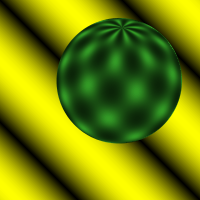
%> input picture Assignment_3/sphere1.ppm, 200 x 200 px
$ octave --eval "result = compute_gradient(imread('sphere1.ppm'));"   (GNU Octave 9; MATLAB toolbox functions it lacks are replaced by stand-ins)
%> lines starting %> are read from the running program, lines starting %| are printed output that depends on the picture
function [Gx, Gy, im_magnitude,im_direction] = compute_gradient(image)
    % grayimage = rgb2gray(image);
    % grayimage = double(grayimage);
    grayimage = double(image);
    kernelx = double([1 0 -1;2 0 -2;1 0 -1]);
    kernely = kernelx.';
    [m,n] = size(grayimage);
%> m = 200; n = 600
    Gx = zeros(m-2, n-2);
    Gy = zeros(m-2, n-2);
    for i = 1:m-2
        for j = 1:n-2
            Gx(i,j) = sum(kernelx.*grayimage(i:i+2,j:j+2), 'all');
            Gy(i,j) = sum(kernely.*grayimage(i:i+2,j:j+2), 'all');
        end
    end
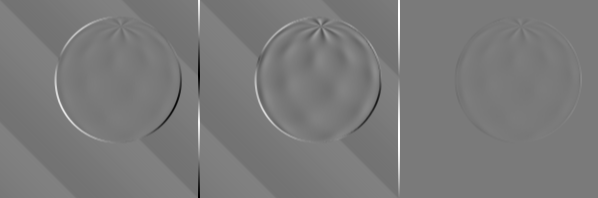
%> Gx: size 198x598 double; min -932, max 1016, mean 2.2; drawn with min black and max white
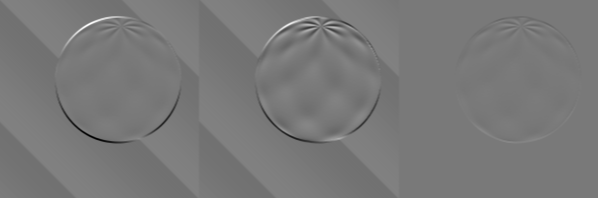
%> Gy: size 198x598 double; min -821, max 907, mean 0; drawn with min black and max white

    im_magnitude = sqrt(Gx.^2 + Gy.^2);
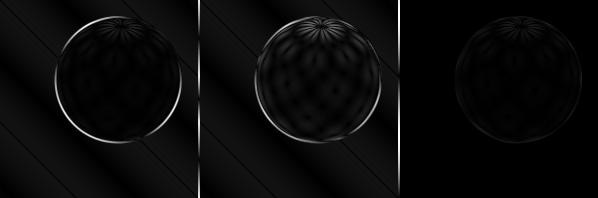
%> im_magnitude: size 198x598 double; min 0, max 1023.9, mean 41.1; drawn with min black and max white
    im_direction = atan(Gy./Gx);
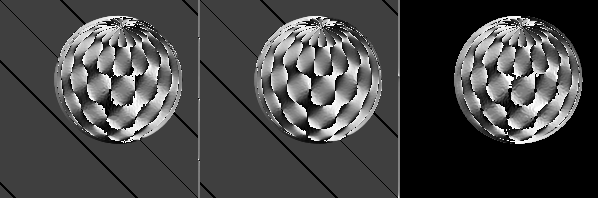
%> im_direction: size 198x598 double; 23.56% of the values are NaN or infinite; the others: min -1.57, max 1.57, mean -0.441; drawn with min black, max white, NaN and infinite black

end
